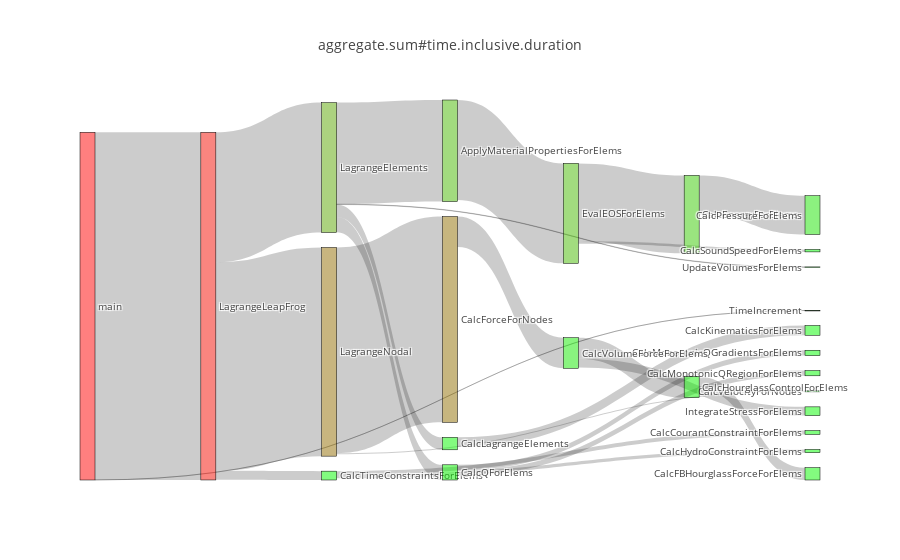

The code cell stored with this chart in its notebook:
### Code cell
iplot(sankeys)

### Figure 1 — Plotly figure (JSON) as saved in the notebook; plotly's stock layout.template omitted (floating-point values rounded to 4 significant figures)
{"data": [{"domain": {"x": [0, 1], "y": [0, 1]}, "link": {"label": ["main/LagrangeLeapFrog", "main/TimeIncrement", "main/LagrangeLeapFrog/CalcTimeConstraintsForElems", "main/LagrangeLeapFrog/LagrangeElements", "main/LagrangeLeapFrog/LagrangeNodal", "main/LagrangeLeapFrog/CalcTimeConstraintsForElems/CalcCourantConstraintForElems", "main/LagrangeLeapFrog/CalcTimeConstraintsForElems/CalcHydroConstraintForElems", "main/LagrangeLeapFrog/LagrangeElements/ApplyMaterialPropertiesForElems", "main/LagrangeLeapFrog/LagrangeElements/CalcLagrangeElements", "main/LagrangeLeapFrog/LagrangeElements/CalcQForElems", "main/LagrangeLeapFrog/LagrangeElements/UpdateVolumesForElems", "main/LagrangeLeapFrog/LagrangeNodal/CalcForceForNodes", "main/LagrangeLeapFrog/LagrangeNodal/CalcVelocityForNodes", "main/LagrangeLeapFrog/LagrangeElements/ApplyMaterialPropertiesForElems/EvalEOSForElems", "main/LagrangeLeapFrog/LagrangeElements/CalcLagrangeElements/CalcKinematicsForElems", "main/LagrangeLeapFrog/LagrangeElements/CalcQForElems/CalcMonotonicQGradientsForElems", "main/LagrangeLeapFrog/LagrangeElements/CalcQForElems/CalcMonotonicQRegionForElems", "main/LagrangeLeapFrog/LagrangeNodal/CalcForceForNodes/CalcVolumeForceForElems", "main/LagrangeLeapFrog/LagrangeElements/ApplyMaterialPropertiesForElems/EvalEOSForElems/CalcEnergyForElems", "main/LagrangeLeapFrog/LagrangeElements/ApplyMaterialPropertiesForElems/EvalEOSForElems/CalcSoundSpeedForElems", "main/LagrangeLeapFrog/LagrangeNodal/CalcForceForNodes/CalcVolumeForceForElems/CalcHourglassControlForElems", "main/LagrangeLeapFrog/LagrangeNodal/CalcForceForNodes/CalcVolumeForceForElems/IntegrateStressForElems", "main/LagrangeLeapFrog/LagrangeElements/ApplyMaterialPropertiesForElems/EvalEOSForElems/CalcEnergyForElems/CalcPressureForElems", "main/LagrangeLeapFrog/LagrangeNodal/CalcForceForNodes/CalcVolumeForceForElems/CalcHourglassControlForElems/CalcFBHourglassForceForElems"], "source": [0, 0, 1, 1, 1, 3, 3, 4, 4, 4, 4, 5, 5, 8, 9, 10, 10, 12, 14, 14, 18, 18, 19, 21], "target": [1, 2, 3, 4, 5, 6, 7, 8, 9, 10, 11, 12, 13, 14, 15, 16, 17, 18, 19, 20, 21, 22, 23, 24], "value": [512655, 116, 13043, 191531, 307703, 5652, 4786, 149728, 18368, 22407, 524, 303477, 1552, 147426, 14311, 7884, 7682, 45084, 114865, 3640, 30854, 12896, 57087, 18165]}, "node": {"color": ["rgba(256,0,0,0.5)", "rgba(243,12,0,0.5)", "rgba(0,255,0,0.5)", "rgba(6,249,0,0.5)", "rgba(90,165,0,0.5)", "rgba(146,109,0,0.5)", "rgba(2,253,0,0.5)", "rgba(2,253,0,0.5)", "rgba(71,184,0,0.5)", "rgba(8,247,0,0.5)", "rgba(10,245,0,0.5)", "rgba(0,255,0,0.5)", "rgba(144,111,0,0.5)", "rgba(0,255,0,0.5)", "rgba(70,185,0,0.5)", "rgba(6,249,0,0.5)", "rgba(3,252,0,0.5)", "rgba(3,252,0,0.5)", "rgba(21,234,0,0.5)", "rgba(54,201,0,0.5)", "rgba(1,254,0,0.5)", "rgba(14,241,0,0.5)", "rgba(6,249,0,0.5)", "rgba(27,228,0,0.5)", "rgba(8,247,0,0.5)"], "label": ["main", "LagrangeLeapFrog", "TimeIncrement", "CalcTimeConstraintsForElems", "LagrangeElements", "LagrangeNodal", "CalcCourantConstraintForElems", "CalcHydroConstraintForElems", "ApplyMaterialPropertiesForElems", "CalcLagrangeElements", "CalcQForElems", "UpdateVolumesForElems", "CalcForceForNodes", "CalcVelocityForNodes", "EvalEOSForElems", "CalcKinematicsForElems", "CalcMonotonicQGradientsForElems", "CalcMonotonicQRegionForElems", "CalcVolumeForceForElems", "CalcEnergyForElems", "CalcSoundSpeedForElems", "CalcHourglassControlForElems", "IntegrateStressForElems", "CalcPressureForElems", "CalcFBHourglassForceForElems"], "line": {"color": "black", "width": 0.5}, "pad": 15, "thickness": 15}, "orientation": "h", "type": "sankey", "valueformat": ".0f", "valuesuffix": ""}], "layout": {"font": {"size": 10}, "title": "aggregate.sum#time.inclusive.duration"}}
